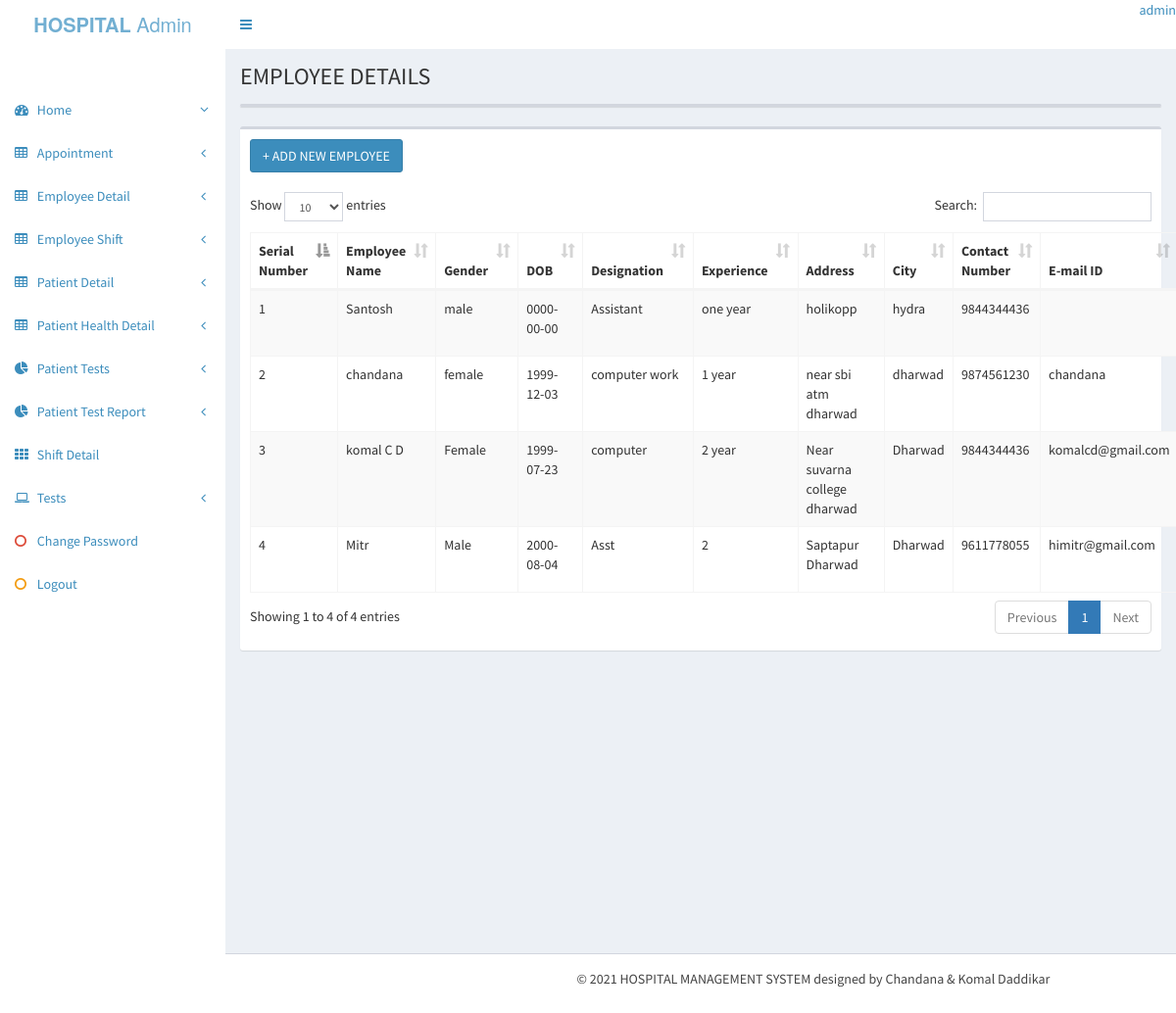
/admin/employee_details_view.php (signed in), run on the app's committed database.
### tables this page shows
CREATE TABLE IF NOT EXISTS `employee_details` (
  `employee_id` int(10) NOT NULL AUTO_INCREMENT,
  `employee_name` varchar(50) NOT NULL,
  `gender` varchar(8) NOT NULL,
  `dob` date NOT NULL,
  `designation` varchar(100) NOT NULL,
  `experience` varchar(100) NOT NULL,
  `address` varchar(100) NOT NULL,
  `city` varchar(15) NOT NULL,
  `contact_no` varchar(10) NOT NULL,
  `email_id` varchar(20) NOT NULL,
  PRIMARY KEY (`employee_id`)
);

### admin/employee_details_view.php (the view, shortened to what this page needs)
<?php include('meta_tags.php'); ?>
<?php include('header.php'); ?>
  <?php include('sidebar.php'); ?>
  <div class="content-wrapper">
    <section class="content-header">
      <h1>
       EMPLOYEE DETAILS
      </h1>
    </section>
    <section class="content">
      <div class="row">
        <div class="col-xs-12">
          <div class="box">
          </div>
          <div class="box">
            <div class="box-header">
              <h3 class="box-title"><a href="employee_details.php" class="btn btn-primary"> + ADD NEW EMPLOYEE</a></h3>
            </div>
            <div class="box-body">
              <table id="example1" class="table table-bordered table-striped">
<thead>
  <tr>
    <th width="137">Serial Number</th>
    <th width="163">Employee Name</th>
    <th width="73">Gender</th>
    <th width="52">DOB</th>
    <th width="118">Designation</th>
    <th width="112">Experience</th>
    <th width="83">Address</th>
    <th width="57">City</th>
    <th width="151">Contact Number </th>
    <th width="88">E-mail ID </th>
  </tr>
    </thead>
<tbody>
   <?php
   $sl=1;
  $sql="select * from   employee_details";
  $res=mysqli_query($conn,$sql);
  while($row=mysqli_fetch_array($res))
  {
  ?>
  <tr>
    <td><?php echo $sl++;?></td>
    <td><?php echo $row ['employee_name'];?></td>
    <td><?php echo $row ['gender'];?></td>
    <td><?php echo $row ['dob'];?></td>
    <td><?php echo $row ['designation'];?></td>
    <td><?php echo $row ['experience'];?></td>
    <td><?php echo $row ['address'];?></td>
    <td><?php echo $row ['city'];?></td>
    <td><?php echo $row ['contact_no'];?></td>
    <td><?php echo $row ['email_id'];?></td>
  </tr>
  <?php
  }
  ?>
</tbody>
</table>
 </div>
          </div>
        </div>
      </div>
    </section>
  </div>
<?php include('footer.php'); ?>

### data on the page
employee_details: employee_name "Santosh", gender "male", dob "0000-00-00", designation "Assistant", experience "one year", address "holikopp", city "hydra", contact_no "9844344436"
employee_details: employee_name "chandana", gender "female", dob "1999-12-03", designation "computer work", experience "1 year", address "near sbi atm dharwad", city "dharwad", contact_no "9874561230", email "chandana"
employee_details: employee_name "komal C D", gender "Female", dob "1999-07-23", designation "computer", experience "2 year", address "Near suvarna college dharwad", city "Dharwad", contact_no "9844344436", email "komalcd@gmail.com"
employee_details: employee_name "Mitr", gender "Male", dob "2000-08-04", designation "Asst", experience "2", address "Saptapur Dharwad", city "Dharwad", contact_no "9611778055", email "himitr@gmail.com"

### other printed values
$_SESSION['username'] "admin"
